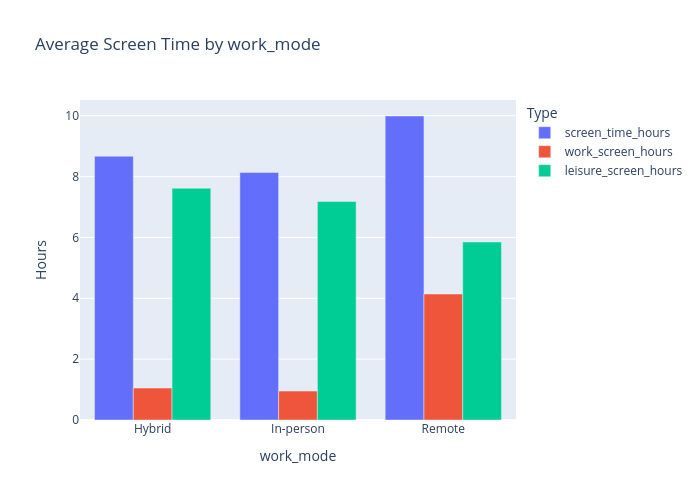

Here is the notebook cell this chart was saved with:
### Markdown cell above
> remote로 하는 사람들이 당연히 work_xcreen_hours 가장 높았고 이에따라 screen time hours도 높았음

### Code cell
df_grouped = df.groupby("work_mode")[["screen_time_hours", "work_screen_hours","leisure_screen_hours"]].mean().reset_index()

fig = px.bar(
    df_grouped,
    x="work_mode", 
    y=["screen_time_hours", "work_screen_hours","leisure_screen_hours"],
    barmode="group",
    title="Average Screen Time by work_mode",
    labels={"value": "Hours", "work_mode": "work_mode", "variable": "Type"},
    width=700, height=500
)
fig.show()

### Figure 1 — Plotly figure (JSON) as saved in the notebook; plotly's stock layout.template omitted (floating-point values rounded to 4 significant figures)
{"data": [{"alignmentgroup": "True", "hovertemplate": "Type=screen_time_hours<br>work_mode=%{x}<br>Hours=%{y}<extra></extra>", "legendgroup": "screen_time_hours", "marker": {"color": "#636efa", "pattern": {"shape": ""}}, "name": "screen_time_hours", "offsetgroup": "screen_time_hours", "orientation": "v", "showlegend": true, "textposition": "auto", "type": "bar", "x": ["Hybrid", "In-person", "Remote"], "xaxis": "x", "y": [8.668, 8.133, 9.991], "yaxis": "y"}, {"alignmentgroup": "True", "hovertemplate": "Type=work_screen_hours<br>work_mode=%{x}<br>Hours=%{y}<extra></extra>", "legendgroup": "work_screen_hours", "marker": {"color": "#EF553B", "pattern": {"shape": ""}}, "name": "work_screen_hours", "offsetgroup": "work_screen_hours", "orientation": "v", "showlegend": true, "textposition": "auto", "type": "bar", "x": ["Hybrid", "In-person", "Remote"], "xaxis": "x", "y": [1.05, 0.9499, 4.141], "yaxis": "y"}, {"alignmentgroup": "True", "hovertemplate": "Type=leisure_screen_hours<br>work_mode=%{x}<br>Hours=%{y}<extra></extra>", "legendgroup": "leisure_screen_hours", "marker": {"color": "#00cc96", "pattern": {"shape": ""}}, "name": "leisure_screen_hours", "offsetgroup": "leisure_screen_hours", "orientation": "v", "showlegend": true, "textposition": "auto", "type": "bar", "x": ["Hybrid", "In-person", "Remote"], "xaxis": "x", "y": [7.617, 7.183, 5.85], "yaxis": "y"}], "layout": {"barmode": "group", "height": 500, "legend": {"title": {"text": "Type"}, "tracegroupgap": 0}, "title": {"text": "Average Screen Time by work_mode"}, "width": 700, "xaxis": {"anchor": "y", "autorange": true, "domain": [0, 1], "range": [-0.5, 2.5], "title": {"text": "work_mode"}, "type": "category"}, "yaxis": {"anchor": "x", "autorange": true, "domain": [0, 1], "range": [0, 10.52], "title": {"text": "Hours"}, "type": "linear"}}}
